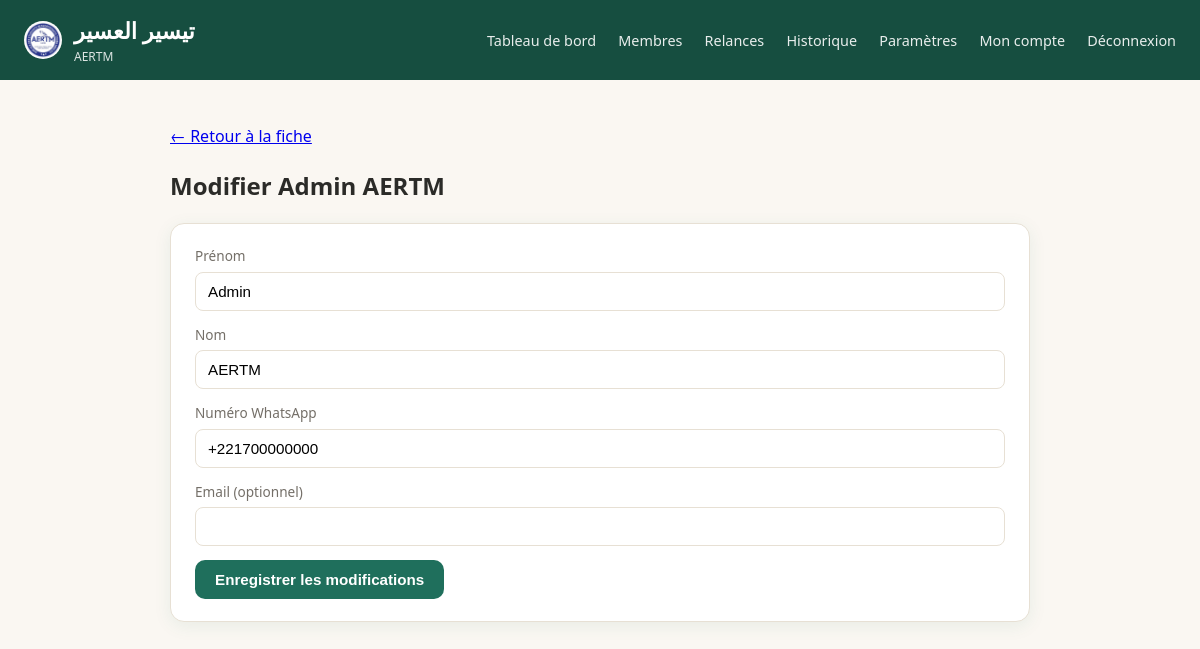
The app's page /gerant/membres/1/modifier (signed in) with its own data.
### models.py (models this page shows, shortened)
class Member(db.Model, UserMixin):
    __tablename__ = "members"
    id = db.Column(db.Integer, primary_key=True)
    nom = db.Column(db.String(80), nullable=False)
    prenom = db.Column(db.String(80), nullable=False)
    whatsapp = db.Column(db.String(30), unique=True, nullable=False)
    email = db.Column(db.String(120), nullable=True)
    role = db.Column(db.String(20), nullable=False, default="member")  # "member" | "manager"
    actif = db.Column(db.Boolean, default=True, nullable=False)
    password_hash = db.Column(db.String(255), nullable=False)
    date_ajout = db.Column(db.DateTime, default=datetime.utcnow)
    assignments = db.relationship("Assignment", backref="member", lazy=True)
    confirmations = db.relationship("Confirmation", backref="member", lazy=True)
    reminders = db.relationship("Reminder", backref="member", lazy=True)
    @property
    def is_manager(self) -> bool:
        return self.role == "manager"
    @property
    def full_name(self) -> str:
        return f"{self.prenom} {self.nom}"

### app.py (the view, shortened to what this page needs)
    @app.route("/gerant/membres/<int:member_id>/modifier", methods=["GET", "POST"])
    @login_required
    def edit_member(member_id):
        manager_required()
        membre = Member.query.get_or_404(member_id)
        return render_template("edit_member.html", config=Config, membre=membre)

### templates/edit_member.html (shortened to what this page needs)
{% extends "base.html" %}
{% block content %}
<p><a href="{{ url_for('member_detail', member_id=membre.id) }}">← Retour à la fiche</a></p>
<h2>Modifier {{ membre.full_name }}</h2>
<div class="card">
  <form method="POST" action="{{ url_for('edit_member', member_id=membre.id) }}">
    <div class="form-group"><label>Prénom</label><input type="text" name="prenom" value="{{ membre.prenom }}" required></div>
    <div class="form-group"><label>Nom</label><input type="text" name="nom" value="{{ membre.nom }}" required></div>
    <div class="form-group"><label>Numéro WhatsApp</label><input type="text" name="whatsapp" value="{{ membre.whatsapp }}" required></div>
    <div class="form-group"><label>Email (optionnel)</label><input type="email" name="email" value="{{ membre.email or '' }}"></div>
    <button type="submit" class="btn">Enregistrer les modifications</button>
  </form>
</div>
{% endblock %}

### static/css/style.css (style rules this page uses)
:root { --color-bg: #faf7f2; --color-surface: #ffffff; --color-primary: #1f6f5c; --color-primary-dark: #164e40; --color-gold: #b8863b; --color-text: #2b2b28; --color-muted: #746f68; --color-border: #e7e0d4; --color-green: #2f9e63; --color-orange: #d98a2b; --color-red: #c94b3f; --color-yellow: #d9b64b; --radius: 14px; --shadow: 0 4px 18px rgba(31, 111, 92, 0.08); font-family: "Segoe UI", "Helvetica Neue", Arial, sans-serif; }
* { box-sizing: border-box; }
body { margin: 0; background: var(--color-bg); color: var(--color-text); line-height: 1.5; }
.card { background: var(--color-surface); border: 1px solid var(--color-border); border-radius: var(--radius); box-shadow: var(--shadow); padding: 22px 24px; margin-bottom: 20px; }
.btn { display: inline-block; border: none; border-radius: 10px; padding: 11px 20px; font-size: 0.95rem; font-weight: 600; cursor: pointer; text-decoration: none; color: #fff; background: var(--color-primary); }
.form-group { margin-bottom: 14px; }
.form-group label { display: block; font-size: 0.85rem; margin-bottom: 5px; color: var(--color-muted); }
.form-group input, .form-group select { width: 100%; padding: 10px 12px; border-radius: 8px; border: 1px solid var(--color-border); font-size: 0.95rem; }

### records on screen
Member: full_name "Admin AERTM", prenom "Admin", nom "AERTM", whatsapp "+221700000000"

### other values on screen
{{ config.APP_NAME }} "تيسير العسير"
